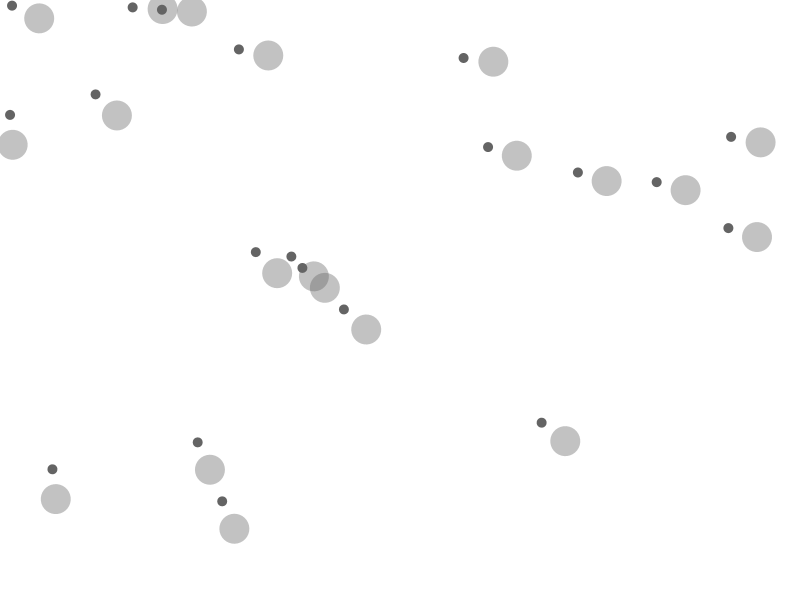
Frame 1 (no input)
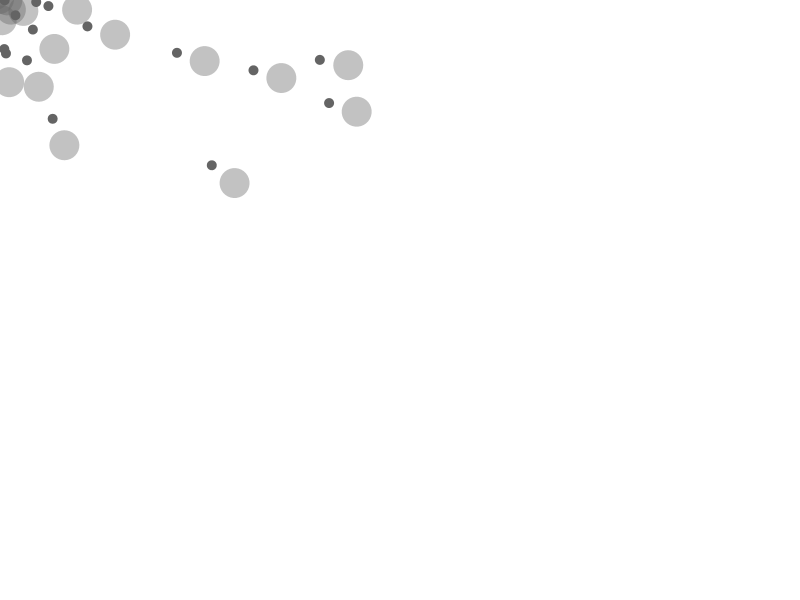
Frame 60 (the mouse pressed at the canvas centre just before this capture)
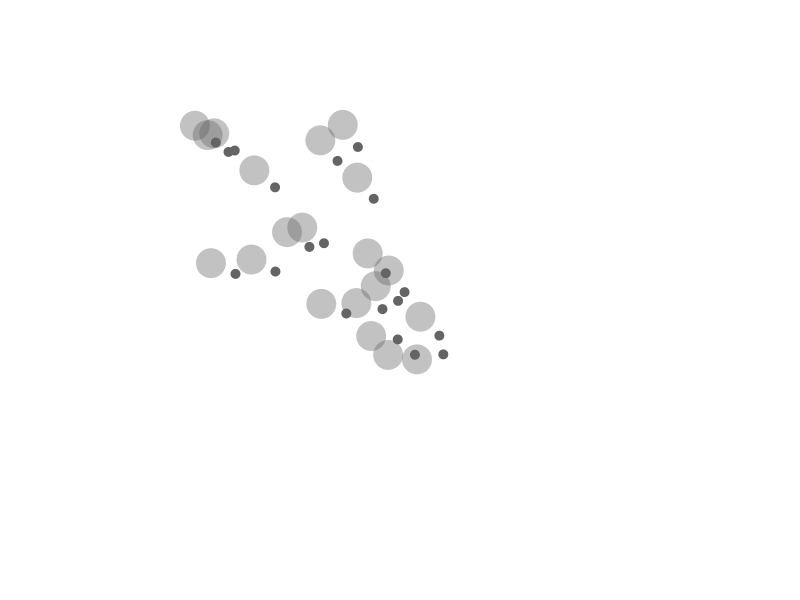
Frame 120 (the mouse held since frame 60 and released just before this capture)

The Processing sketch that drew these frames (run headless with seeded random() and noise(); from frame 60 on, the mouse is pressed at the canvas centre):

// Processing sketch: vector_wormss_mouse_location
// ── vector_wormss_mouse_location.pde

Mover[] movers = new Mover[20];

void setup() {
  size(800, 600);
  for (int i = 0; i < movers.length; i++) {
    movers[i] =  new Mover();
  }
}


void draw() {
  background(255);
  for (int i = 0; i < movers.length; i++) {
    movers[i].update();
    movers[i].display();
  }
}

class Mover {

  PVector location;
  PVector volocity;
  PVector mouse;
  PVector acceleration;
  float r;
  float thetaX;

  Mover() {
    location = new PVector(random(width), random(height));
    volocity = new PVector(0, 0);
    r = 30;
    thetaX = 0.0;
  }

  void update() {
    mouse = new PVector(mouseX, mouseY);
    acceleration = PVector.sub(mouse, location);
    acceleration.normalize();
    acceleration.mult(0.5);
    volocity.add(acceleration);
    volocity.limit(8);
    location.add(volocity);
  }

  void display() {
    noStroke();
    fill(100);
    float theta = volocity.heading2D();
    pushMatrix();
    translate(location.x, location.y);
    rotate(theta);
    rectMode(CENTER);
    float x = map(cos(thetaX), -1, 1, -r/2, r/2);
    fill(100, 100);
    ellipse(0, 0, r, r);
    line(0, 0, x, 0);
    fill(100);
    ellipse(x + r/2, 0, 10, 10);
    thetaX += 0.1;
    println(x);
    popMatrix();
  }
}
